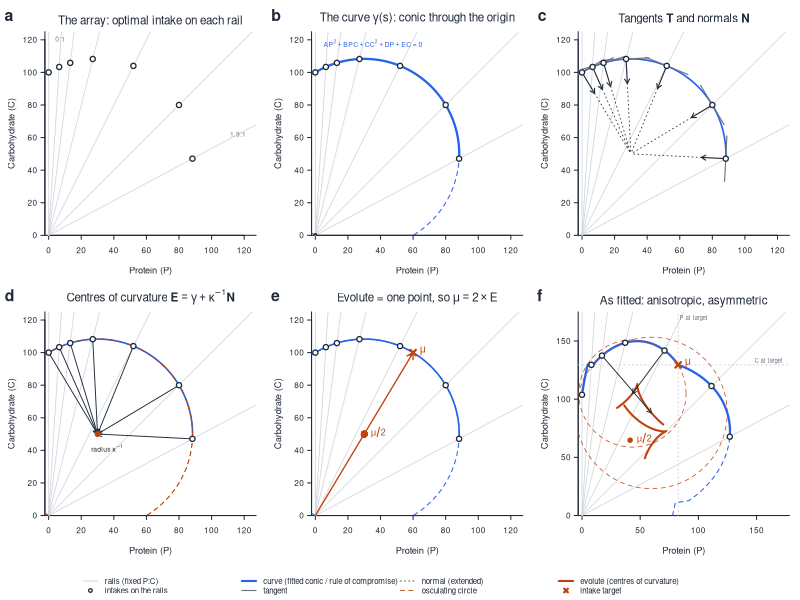
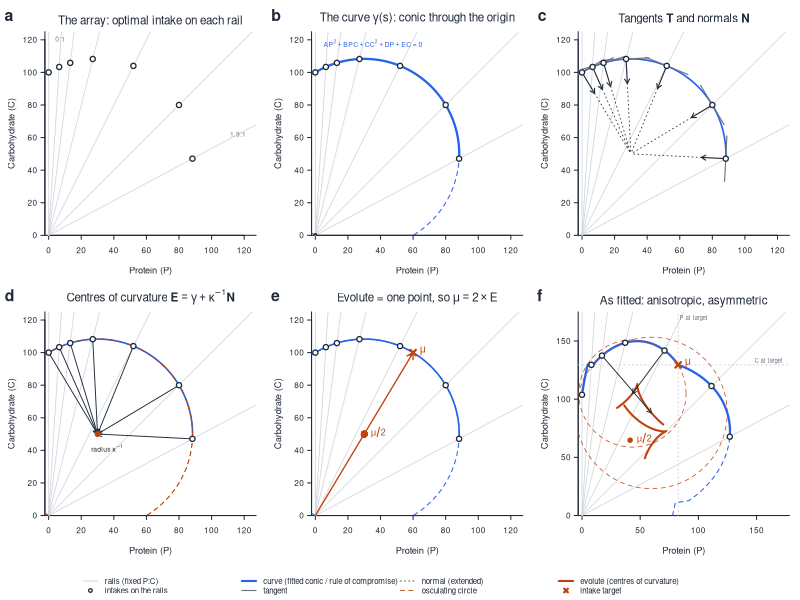

Generate these figures, in order, with R:
# Fig. S14: construction of the evolute (schematic)
INK <- "#1f2937"; MUTED <- "#6b7280"; GRID <- "#d1d5db"
ACC <- "#2563eb"; ACC2 <- "#c2410c"; REF <- "#9ca3af"
LEE_RATIOS <- c(0, 1/16, 1/8, 1/4, 1/2, 1, 1.875)

regulation <- function(mu, Q, w_excess = c(1, 1)) list(mu = mu, Q = Q, w = w_excess)
metric_of <- function(reg, x) {
  s <- ifelse(x > reg$mu, reg$w, 1); S <- diag(s, 2); S %*% reg$Q %*% S }

rail_optimum <- function(reg, d) {
  bk <- sort(unique(c(0, (reg$mu / d)[d > 0], 1e6)))
  best <- list(f = Inf)
  for (k in seq_len(length(bk) - 1)) {
    lo <- bk[k]; hi <- bk[k + 1]; M <- metric_of(reg, ((lo + hi) / 2) * d)
    a <- drop(t(d) %*% M %*% d); b <- drop(t(d) %*% M %*% reg$mu)
    t0 <- min(max(b / a, lo), hi)
    f <- drop(t(t0 * d - reg$mu) %*% M %*% (t0 * d - reg$mu))
    if (f < best$f - 1e-12) best <- list(f = f, t = t0, corner = (b / a < lo || b / a > hi))
  }
  list(x = best$t * d, corner = best$corner)
}
rail_dir <- function(r) c(r, 1) / (1 + r)
rule_of_compromise <- function(reg, n = 1500, ratios = NULL) {
  if (is.null(ratios)) { th <- seq(1e-4, pi / 2 - 1e-4, length.out = n); ratios <- cos(th) / sin(th) }
  out <- t(sapply(ratios, function(r) { o <- rail_optimum(reg, rail_dir(r)); c(o$x, o$corner) }))
  colnames(out) <- c("P", "C", "corner"); out
}

fit_conic <- function(X) {
  Z <- cbind(X[, 1]^2, X[, 1] * X[, 2], X[, 2]^2, X[, 1], X[, 2])
  cf <- svd(Z)$v[, 5]
  M <- matrix(c(cf[1], cf[2] / 2, cf[2] / 2, cf[3]), 2); g <- cf[4:5]
  if (sum(diag(M)) < 0) { M <- -M; g <- -g }
  centre <- -solve(M, g) / 2
  list(M = M, centre = centre, r2 = drop(t(centre) %*% M %*% centre))
}
conic_points <- function(cn, s) {
  L <- t(chol(cn$M / cn$r2))
  U <- rbind(cos(s), sin(s)); t(solve(t(L), U) + cn$centre)
}
conic_geom <- function(x, M, centre) {
  g <- drop(2 * M %*% (x - centre)); H <- 2 * M; ng <- sqrt(sum(g^2))
  kap <- (g[2]^2 * H[1, 1] - 2 * g[1] * g[2] * H[1, 2] + g[1]^2 * H[2, 2]) / ng^3
  N <- -g / ng; Tg <- c(-N[2], N[1])
  list(x = x, T = Tg, N = N, kappa = kap, rho = 1 / kap, E = x + N / kap)
}
geom_rows <- function(X, M_fun, centre) lapply(seq_len(nrow(X)), function(i)
  conic_geom(X[i, 1:2], M_fun(X[i, 1:2]), centre))
evolute_numeric <- function(X) {
  n <- nrow(X); i <- 2:(n - 1)
  d1 <- (X[i + 1, ] - X[i - 1, ]) / 2; d2 <- X[i + 1, ] - 2 * X[i, ] + X[i - 1, ]
  sp <- sqrt(rowSums(d1^2)); kap <- (d1[, 1] * d2[, 2] - d1[, 2] * d2[, 1]) / sp^3
  N <- cbind(-d1[, 2], d1[, 1]) / sp
  X[i, ] + N / kap
}

MU1 <- c(60, 100)
reg1 <- regulation(MU1, diag(2))
arr1 <- rule_of_compromise(reg1, ratios = LEE_RATIOS)[, 1:2]
cn1  <- fit_conic(arr1)
geo1 <- geom_rows(arr1, function(x) cn1$M, cn1$centre)
s_all <- seq(0, 2 * pi, length.out = 721)
curve1 <- conic_points(cn1, s_all)
E1 <- t(sapply(geom_rows(curve1, function(x) cn1$M, cn1$centre), `[[`, "E"))
MU1_hat <- 2 * cn1$centre

MU2 <- c(82.67, 129.47)
QZ2 <- matrix(c(0.7710, -0.0455, -0.0455, 0.2290), 2)
W2  <- exp(c(-1.2581, 0.6506))
Dinv <- diag(1 / MU2)
reg2  <- regulation(MU2, Dinv %*% QZ2 %*% Dinv, W2)
reg2s <- regulation(MU2, Dinv %*% QZ2 %*% Dinv)
arr2  <- rule_of_compromise(reg2, ratios = LEE_RATIOS)
rc2   <- rule_of_compromise(reg2)
smooth2 <- rc2[rc2[, "corner"] == 0, 1:2, drop = FALSE]
E2 <- t(sapply(geom_rows(smooth2, function(x) metric_of(reg2, x), MU2 / 2), `[[`, "E"))
branch <- apply(smooth2, 1, function(x) paste(x > MU2, collapse = ""))
E2b <- do.call(rbind, lapply(split(seq_len(nrow(E2)), cumsum(c(1, branch[-1] != branch[-length(branch)]))),
  function(ii) rbind(E2[ii, , drop = FALSE], NA)))
sym_conic <- list(M = reg2s$Q, centre = MU2 / 2, r2 = drop(t(MU2 / 2) %*% reg2s$Q %*% (MU2 / 2)))

cat("Circle example: fitted centre =", round(cn1$centre, 3), "; 2 x centre =", round(MU1_hat, 3),
    "; true mu =", MU1, "\n")
cat("  spread of the evolute (should be 0):", signif(max(abs(sweep(E1, 2, cn1$centre))), 3), "\n")
cat("  radius of curvature at the array points:", round(sapply(geo1, `[[`, "rho"), 3), "\n")
ell <- conic_points(sym_conic, seq(0.3, 1.2, length.out = 4001))
Enum <- evolute_numeric(ell)
Eana <- t(sapply(geom_rows(ell[2:4000, ], function(x) reg2s$Q, MU2 / 2), `[[`, "E"))
cat("Ellipse: max |numeric - analytic| centre of curvature:", signif(max(abs(Enum - Eana)), 3), "ug\n")
cat("Paper-like example: corner solutions on", sum(arr2[, "corner"]), "of 7 Lee rails;",
    "corners over", round(100 * mean(rc2[, "corner"]), 1), "% of all rails\n")

draw_rails <- function(ratios = LEE_RATIOS, col = GRID)
  for (r in ratios) segments(0, 0, 1e4 * r / (1 + r), 1e4 / (1 + r), col = col, lwd = .8)
frame <- function(lab, title, lim) {
  plot(NA, xlim = lim, ylim = lim, asp = 1, xlab = "Protein (P)", ylab = "Carbohydrate (C)",
       bty = "l", xaxs = "i", yaxs = "i")
  mtext(lab, 3, .6, adj = -0.2, font = 2, cex = .95); mtext(title, 3, .35, cex = .7, col = INK)
  draw_rails()
}
pts <- function(X, ...) points(X[, 1], X[, 2], pch = 21, bg = "white", col = INK, cex = 1.05, lwd = 1.3, ...)
mark_mu <- function(mu, half = TRUE, lab = TRUE) {
  points(mu[1], mu[2], pch = 4, lwd = 2.2, col = ACC2, cex = 1.1)
  if (lab) text(mu[1], mu[2], expression(bold(mu)), pos = 4, col = ACC2, cex = .9)
  if (half) { points(mu[1] / 2, mu[2] / 2, pch = 19, col = ACC2, cex = .9)
    if (lab) text(mu[1] / 2, mu[2] / 2, expression(mu/2), pos = 4, col = ACC2, cex = .8) }
}
in_range <- function(X) {
  a <- atan2(X[, 1], X[, 2]); a >= 0 & a <= atan(max(LEE_RATIOS)) + 1e-9 }
arc <- function(X) { X <- X[in_range(X), , drop = FALSE]
  X[order(atan2(X[, 1], X[, 2])), , drop = FALSE] }

draw <- function() {
  par(mfrow = c(2, 3), mar = c(3.4, 3.4, 2.4, .8), oma = c(3.0, 0, 0, 0), las = 1, mgp = c(2.1, .55, 0), tcl = -.3,
      cex.axis = .75, cex.lab = .85, col.axis = INK, col.lab = INK, fg = INK)
  L1 <- c(0, 125)

  frame("a", "The array: optimal intake on each rail", L1)
  pts(arr1)
  text(1e4 * 0, 120, "0:1", pos = 4, cex = .6, col = MUTED)
  text(115 * 1.875 / 2.875 * 1.55, 115 / 2.875 * 1.55, "1.9:1", cex = .6, col = MUTED)

  frame("b", expression("The curve "*gamma*"(s): conic through the origin"), L1)
  lines(curve1, col = ACC, lwd = 1, lty = 2); lines(arc(curve1), col = ACC, lwd = 2.2)
  pts(arr1); points(0, 0, pch = 19, cex = .7, col = INK)
  text(5, 118, expression(AP^2+BPC+CC^2+DP+EC==0), adj = 0, cex = .62, col = ACC)

  frame("c", expression("Tangents "*bold(T)*" and normals "*bold(N)), L1)
  lines(arc(curve1), col = ACC, lwd = 1.6)
  for (g in geo1) {
    segments(g$x[1] - 14 * g$T[1], g$x[2] - 14 * g$T[2], g$x[1] + 14 * g$T[1], g$x[2] + 14 * g$T[2],
             col = MUTED, lwd = 1.1)
    arrows(g$x[1], g$x[2], g$x[1] + 15 * g$N[1], g$x[2] + 15 * g$N[2], length = .05, col = INK, lwd = 1.1)
    segments(g$x[1] + 15 * g$N[1], g$x[2] + 15 * g$N[2], g$E[1], g$E[2], col = INK, lty = 3, lwd = .8)
  }
  pts(arr1)

  frame("d", expression("Centres of curvature "*bold(E)==gamma+kappa^-1*bold(N)), L1)
  lines(arc(curve1), col = ACC, lwd = 1.6)
  for (k in c(2, 6)) { g <- geo1[[k]]; th <- seq(0, 2 * pi, length.out = 300)
    lines(g$E[1] + g$rho * cos(th), g$E[2] + g$rho * sin(th), col = ACC2, lwd = .8, lty = 2) }
  for (g in geo1) arrows(g$x[1], g$x[2], g$E[1], g$E[2], length = .05, col = INK, lwd = .9)
  pts(arr1); points(cn1$centre[1], cn1$centre[2], pch = 19, col = ACC2)
  text(cn1$centre[1], cn1$centre[2] - 6, expression(paste("radius ", kappa^-1)), cex = .62, col = INK, adj = c(.2, 1))

  frame("e", expression("Evolute = one point, so "*mu==2%*%E), L1)
  lines(arc(curve1), col = ACC, lwd = 1.6); lines(curve1, col = ACC, lty = 2)
  points(E1[, 1], E1[, 2], pch = 19, col = ACC2, cex = 1.1)
  arrows(0, 0, MU1_hat[1], MU1_hat[2], length = .07, col = ACC2, lwd = 1.3)
  pts(arr1); mark_mu(MU1)

  L2 <- c(0, 175)
  frame("f", "As fitted: anisotropic, asymmetric", L2)
  abline(v = MU2[1], h = MU2[2], col = GRID, lty = 3)
  text(MU2[1], L2[2] * .985, "P at target", cex = .55, col = MUTED, adj = c(-.05, 1))
  text(L2[2] * .985, MU2[2], "C at target", cex = .55, col = MUTED, adj = c(1, -.4))
  lines(rc2[in_range(rc2), 1:2], col = ACC, lwd = 2.2)
  lines(rc2[!in_range(rc2), 1:2], col = ACC, lwd = 1, lty = 2)
  lines(E2b, col = ACC2, lwd = 2)
  sel <- c(3, 5)
  for (k in sel) { x <- arr2[k, 1:2]; if (arr2[k, "corner"] == 1) next
    g <- conic_geom(x, metric_of(reg2, x), MU2 / 2); th <- seq(0, 2 * pi, length.out = 400)
    lines(g$E[1] + g$rho * cos(th), g$E[2] + g$rho * sin(th), col = ACC2, lwd = .7, lty = 2)
    arrows(x[1], x[2], g$E[1], g$E[2], length = .05, col = INK, lwd = .9) }
  pts(arr2[, 1:2]); mark_mu(MU2)
  op <- par(fig = c(0, 1, 0, 1), oma = c(0, 0, 0, 0), mar = c(0, 0, 0, 0), new = TRUE); on.exit(par(op))
  plot.new()
  legend("bottom", bty = "n", xpd = NA, ncol = 4, cex = .72, text.col = INK,
         legend = c("rails (fixed P:C)", "intakes on the rails", "curve (fitted conic / rule of compromise)",
                    "tangent", "normal (extended)", "osculating circle", "evolute (centres of curvature)", "intake target"),
         lty = c(1, NA, 1, 1, 3, 2, 1, NA), lwd = c(1, NA, 2, 1.1, .8, .8, 2, NA), pch = c(NA, 21, NA, NA, NA, NA, NA, 4),
         col = c(GRID, INK, ACC, MUTED, INK, ACC2, ACC2, ACC2), pt.bg = "white", pt.lwd = c(1, 1.3, 1, 1, 1, 1, 1, 2.2))
}

OUT <- if (dir.exists("figures/main")) "figures/main/Fig2_evolute_construction" else "Fig2_evolute_construction"
for (dev in c("pdf", "png")) {
  if (dev == "pdf") pdf(paste0(OUT, ".pdf"), 7.4, 5.9, useDingbats = FALSE)
  else png(paste0(OUT, ".png"), 7.4, 5.9, units = "in", res = 300)
  draw(); dev.off()
}
cat("Written:", OUT, "(.pdf, .png)\n")
